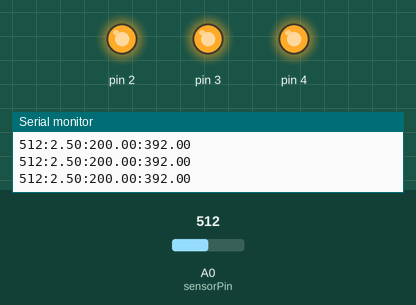
A sketch run on a simulated Arduino Uno, built with avr-gcc and run on an emulated ATmega328P. On the bench: output pins drawn as LEDs (lit = HIGH), the last lines printed to the serial monitor. The test bench sets the inputs (shaded band); at power-on: A0 (sensorPin) = 512.

Above: at 1.3 s.
1.4 s: A0 (sensorPin) set to 167
2.9 s: A0 (sensorPin) set to 155
At 4.2 s:
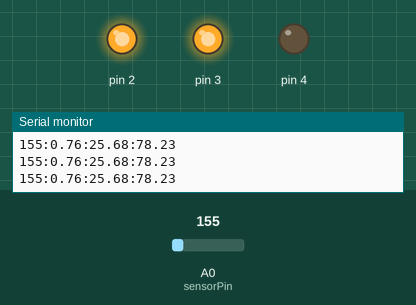
4.5 s: A0 (sensorPin) set to 122
At 5.5 s:
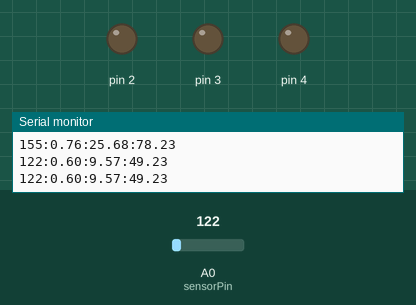
6.0 s: A0 (sensorPin) set to 306
At 6.8 s:
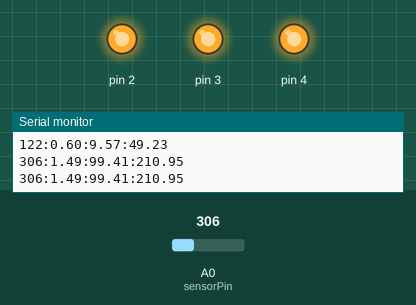
7.5 s: A0 (sensorPin) set to 0
At 8.1 s:
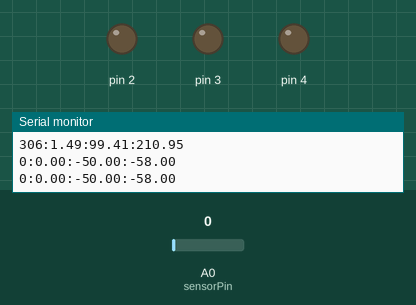
Timing chart, 0 to 10.0 s (numbered marks = the images above; inputs shaded):
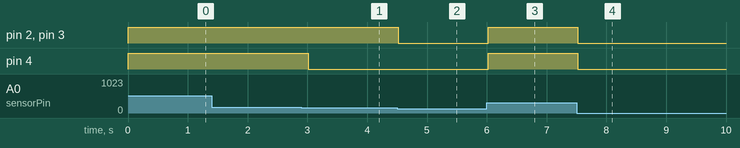

Measured:
- the behaviour switches between 156 and 155 on A0 (sensorPin) (found by bisection; images 0 and 1)
- after the input at 2.9 s, pin 4: HIGH → LOW after 0.11 s
- after the input at 4.5 s, pin 2, pin 3: HIGH → LOW at once
- after the input at 6.0 s, pin 2–4: LOW → HIGH at once
- after the input at 7.5 s, pin 2–4: HIGH → LOW at once

The sketch:

TemperatureSensor.ino
```cpp
const int sensorPin = A0;
const float baselineTemp = 20.0;

void setup(){
  Serial.begin(9600);
  for(int pinNumber = 2; pinNumber<5; pinNumber++){
    pinMode(pinNumber, OUTPUT);
    digitalWrite(pinNumber, LOW);
  }

}

void loop() {
  int sensorVal = analogRead(sensorPin);
  //Serial.print("Sensor Value: ");
  Serial.print(sensorVal);

  float voltage = (sensorVal/1024.0) * 5.0;
  //Serial.print(", Volts: ");
  Serial.print(":");
  Serial.print(voltage);
  //Serial.print(", degrees C: ");

  float temperature = (voltage - .5) * 100;
  Serial.print(":");
  Serial.print(temperature);

  float temperature2 = (temperature * (1.8)) + 32;
  //Serial.print(", degrees F: ");
  Serial.print(":");
  Serial.println(temperature2);

  if(temperature < baselineTemp+2){
    digitalWrite(2, LOW);
    digitalWrite(3, LOW);
    digitalWrite(4, LOW);
  }else if(temperature >= baselineTemp+2 && temperature < baselineTemp+4){
    digitalWrite(2, HIGH);
    digitalWrite(3, LOW);
    digitalWrite(4, LOW);
  }else if(temperature >= baselineTemp+4 && temperature < baselineTemp+6){
    digitalWrite(2, HIGH);
    digitalWrite(3, HIGH);
    digitalWrite(4, LOW);
  }else if(temperature >= baselineTemp+6){
    digitalWrite(2, HIGH);
    digitalWrite(3, HIGH);
    digitalWrite(4, HIGH);
  }
  delay(500);
}
```
